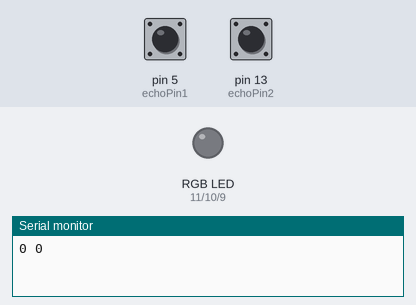
The sketch below on a simulated Arduino Uno, built with avr-gcc and run on an emulated ATmega328P. On the bench: an RGB LED mixed from three pins (HIGH = lit), the last lines printed to the serial monitor. Inputs (shaded band) come from the test bench; at power-on: pin 5 (echoPin1) LOW, pin 13 (echoPin2) LOW.

Above: at 1.2 s.
1.3 s: pin 5 (echoPin1) pulsed HIGH 5 times (0.12 s each, 0.3 s apart)
At 4.1 s:
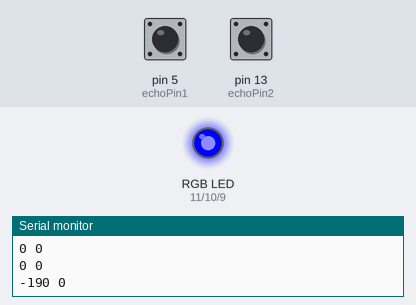
4.8 s: pin 13 (echoPin2) pulsed HIGH 2 times (0.12 s each, 0.3 s apart)
At 5.3 s:
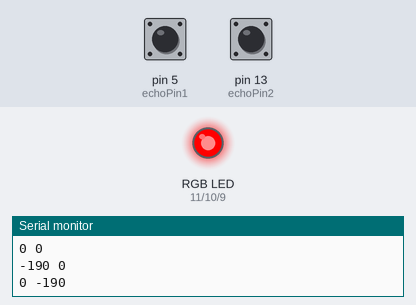
Timing chart, 0 to 7.8 s (numbered marks = the images above; inputs shaded):
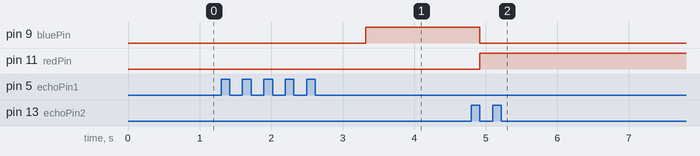

Measured:
- after the input at 1.3 s, pin 9 (bluePin): LOW → HIGH after 2.0 s
- after the input at 4.8 s, pin 9 (bluePin): HIGH → LOW after 0.12 s; pin 11 (redPin): LOW → HIGH after 0.12 s

The sketch:

Two_Utrasonic_Sensors_with_RGB_LED.ino
```cpp
int offDistance = 1;

int redPin = 11;
int greenPin = 10;
int bluePin = 9;

int echoPin1 = 5;
int echoPin2 = 13;

int duration1;
int distance1;

int duration2;
int distance2;

void setup () {

  Serial.begin (9600);

  pinMode (echoPin1, INPUT);
  pinMode (echoPin2, INPUT);

}

void loop () {

  Serial.print (distance1);
  Serial.print (" ");
  Serial.print (distance2);
  Serial.println ();

  duration1 = pulseIn (echoPin1, HIGH);
  distance1 = (duration1 / 2) / 29.1;

  duration2 = pulseIn (echoPin2, HIGH);
  distance2 = (duration2 / 2) / 29.1;

  if (distance1 > offDistance && distance2 > offDistance) {

    setColor (0, 255, 0);

  }

  else if (distance2 < distance1) {

    setColor (255, 0, 0);

  }

  else if (distance1 < distance2) {

    setColor (0, 0, 255);

  }

}

void setColor (int r, int g, int b) {

  analogWrite (redPin, r);
  analogWrite (greenPin, g);
  analogWrite (bluePin, b);

}
```
